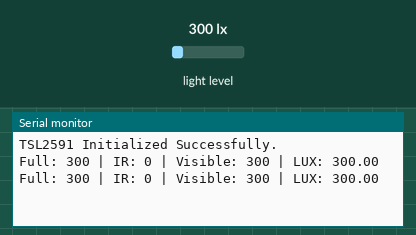
Bench run of a program on a simulated Arduino Uno, built with avr-gcc and run on an emulated ATmega328P. Parts: the last lines printed to the serial monitor. The test bench sets the inputs (shaded band); at power-on: light level 300 lx.

Above: at 1.2 s.
1.3 s: light level set to 40 lx
At 2.6 s:
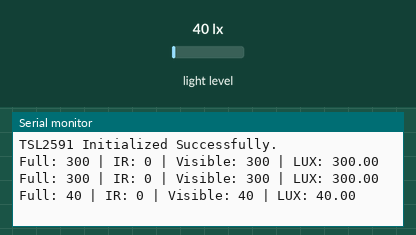
2.8 s: light level set to 500 lx
At 3.8 s:
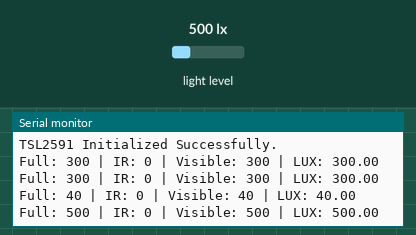
Timing chart, 0 to 5.8 s (numbered marks = the images above; inputs shaded):
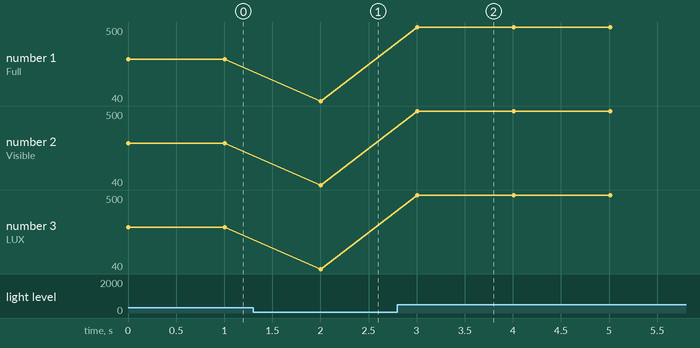

The program:

main.cpp
```cpp
/*
 * ==================================================================================
 * PROJECT: Low-Cost Photometric Setup - TSL2591 Sensor
 * DESCRIPTION: High Dynamic Range Digital Light Sensing for Laboratory Applications
 * ----------------------------------------------------------------------------------
 * SENSOR CONFIGURATION REFERENCE:
 * ----------------------------------------------------------------------------------
 * 1. ANALOG GAIN (Parameters for tsl.setGain()):
 * Adjusts the sensitivity of the internal photodiodes.
 * - TSL2591_GAIN_LOW  | 1x Gain  | For very bright light (prevents saturation)
 * - TSL2591_GAIN_MED  | 25x Gain | (Default) Standard laboratory lighting
 * - TSL2591_GAIN_HIGH | 428x Gain| For low light conditions
 * - TSL2591_GAIN_MAX  | 9876x Gain| For near-darkness or weak luminescence
 *
 * 2. INTEGRATION TIME (Parameters for tsl.setTiming()):
 * Defines the exposure time for each reading. Longer times increase precision
 * and sensitivity but slow down the sampling rate.
 * - TSL2591_INTEGRATIONTIME_100MS | (Default) Fastest sampling
 * - TSL2591_INTEGRATIONTIME_200MS |
 * - TSL2591_INTEGRATIONTIME_300MS |
 * - TSL2591_INTEGRATIONTIME_400MS |
 * - TSL2591_INTEGRATIONTIME_500MS |
 * - TSL2591_INTEGRATIONTIME_600MS | Slowest sampling, highest sensitivity
 * ==================================================================================
 */

#include <Arduino.h>
#include <Wire.h>
#include <Adafruit_Sensor.h>
#include <Adafruit_TSL2591.h>

// Instantiate the sensor object
Adafruit_TSL2591 tsl = Adafruit_TSL2591(2591); // Pass ID 2591 for reference

void setup() {
    // Initialize Serial Communication at 115200 Baud Rate
    Serial.begin(115200);

    // Initialize the TSL2591 sensor
    if (tsl.begin()) {
        Serial.println(F("TSL2591 Initialized Successfully."));
    } else {
        Serial.println(F("Sensor not found. Check VCC, GND, SDA, and SCL."));
        while (1);
    }


    //SENSOR CALIBRATION: Based on your light source intensity, select the appropriate Gain and Timing.
    tsl.setGain(TSL2591_GAIN_MED);
    tsl.setTiming(TSL2591_INTEGRATIONTIME_100MS);
}

void streamDataContinuously(){
    // Simple reading: returns 32-bit combined value (Full Spectrum | Infrared)
    uint32_t lum = tsl.getFullLuminosity();
    uint16_t ir = lum >> 16;      // Extract Infrared
    uint16_t full = lum & 0xFFFF; // Extract Full Spectrum (Visible + IR)

    // Calculate visible light by subtracting IR from Full Spectrum
    uint16_t visible = full - ir;

    // Calculate Lux (Standardized Illuminance)
    float lux = tsl.calculateLux(full, ir);

    // Output data to Serial Monitor
    Serial.print(F("Full: "));    Serial.print(full);
    Serial.print(F(" | IR: "));   Serial.print(ir);
    Serial.print(F(" | Visible: ")); Serial.print(visible);
    Serial.print(F(" | LUX: "));  Serial.println(lux);

    // Sampling interval (must be >= selected Integration Time)
    delay(1000);
}

void captureSingleSample() {
    // Check if there is any data waiting in the Serial buffer
    if (Serial.available() > 0) {
        // Read the incoming character
        char incomingByte = Serial.read();

        // Trigger the reading if 'y' or 'Y' is pressed
        if (incomingByte == 'y' || incomingByte == 'Y') {

            Serial.println(F(">> Initiating sample acquisition..."));

            // Simple reading: returns 32-bit combined value (Full Spectrum | Infrared)
            uint32_t lum = tsl.getFullLuminosity();
            uint16_t ir = lum >> 16;      // Extract Infrared
            uint16_t full = lum & 0xFFFF; // Extract Full Spectrum (Visible + IR)

            // Calculate visible light by subtracting IR from Full Spectrum
            uint16_t visible = full - ir;

            // Calculate Lux (Standardized Illuminance)
            float lux = tsl.calculateLux(full, ir);

            // Output data to Serial Monitor
            Serial.print(F("Full: "));    Serial.print(full);
            Serial.print(F(" | IR: "));   Serial.print(ir);
            Serial.print(F(" | Visible: ")); Serial.print(visible);
            Serial.print(F(" | LUX: "));  Serial.println(lux);

            Serial.println(F(">> Capture complete. Waiting for next command."));
        }
        else {
            // Optional: Handle invalid keys to guide the researcher
            Serial.println(F("Invalid command. Please press 'y' to capture a sample."));
        }

        // Clear any remaining characters in the buffer (like line endings)
        while(Serial.available() > 0) { Serial.read(); }
    }
}

void loop() {
    // Mode A is ACTIVE (no slashes)
    streamDataContinuously();

    // Mode B is INACTIVE (starts with //)
    // captureSingleSample();
}
```

Measured:
- after the input at 1.3 s, the serial monitor: prints a new line after 0.71 s (image 1)
- after the input at 2.8 s, the serial monitor: prints a new line after 0.21 s (image 2)
- plotted number 1: 300 → 40 after the input at 1.3 s, 40 → 500 after the input at 2.8 s
- plotted number 2: 300 → 40 after the input at 1.3 s, 40 → 500 after the input at 2.8 s
- plotted number 3: 300 → 40 after the input at 1.3 s, 40 → 500 after the input at 2.8 s
